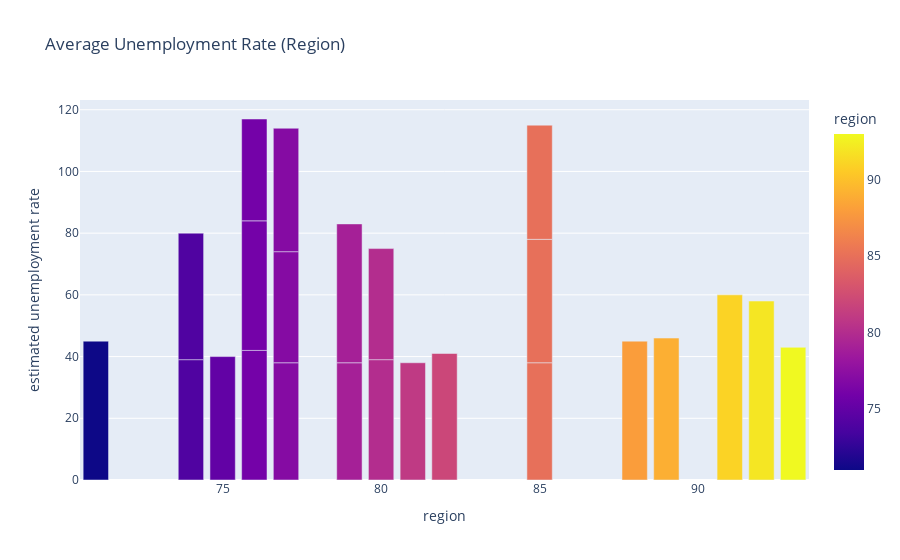

Write notebook code for a chart like this one.
### Code cell
fig = px.bar(region, x="region", y="estimated unemployment rate", color="region", title="Average Unemployment Rate (Region)")
fig.update_layout(xaxis={'categoryorder':'total descending'})
fig.show()

### Figure 1 — Plotly figure (JSON) as saved in the notebook; plotly's stock layout.template omitted (floating-point values rounded to 4 significant figures)
{"data": [{"alignmentgroup": "True", "hovertemplate": "region=%{marker.color}<br>estimated unemployment rate=%{y}<extra></extra>", "legendgroup": "", "marker": {"color": [71, 74, 74, 75, 76, 76, 76, 77, 77, 77, 79, 79, 80, 80, 81, 82, 85, 85, 85, 88, 89, 91, 92, 93], "coloraxis": "coloraxis", "pattern": {"shape": ""}}, "name": "", "offsetgroup": "", "orientation": "v", "showlegend": false, "textposition": "auto", "type": "bar", "x": [71, 74, 74, 75, 76, 76, 76, 77, 77, 77, 79, 79, 80, 80, 81, 82, 85, 85, 85, 88, 89, 91, 92, 93], "xaxis": "x", "y": [45, 39, 41, 40, 42, 42, 33, 38, 36, 40, 38, 45, 39, 36, 38, 41, 38, 40, 37, 45, 46, 60, 58, 43], "yaxis": "y"}], "layout": {"barmode": "relative", "coloraxis": {"colorbar": {"title": {"text": "region"}}, "colorscale": [[0, "#0d0887"], [0.1111, "#46039f"], [0.2222, "#7201a8"], [0.3333, "#9c179e"], [0.4444, "#bd3786"], [0.5556, "#d8576b"], [0.6667, "#ed7953"], [0.7778, "#fb9f3a"], [0.8889, "#fdca26"], [1, "#f0f921"]]}, "legend": {"tracegroupgap": 0}, "title": {"text": "Average Unemployment Rate (Region)"}, "xaxis": {"anchor": "y", "categoryorder": "total descending", "domain": [0, 1], "title": {"text": "region"}}, "yaxis": {"anchor": "x", "domain": [0, 1], "title": {"text": "estimated unemployment rate"}}}}
